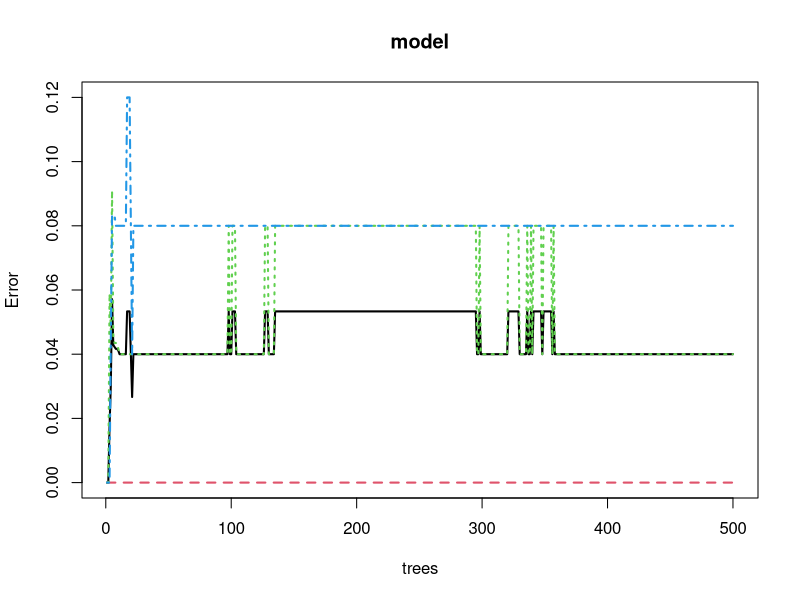
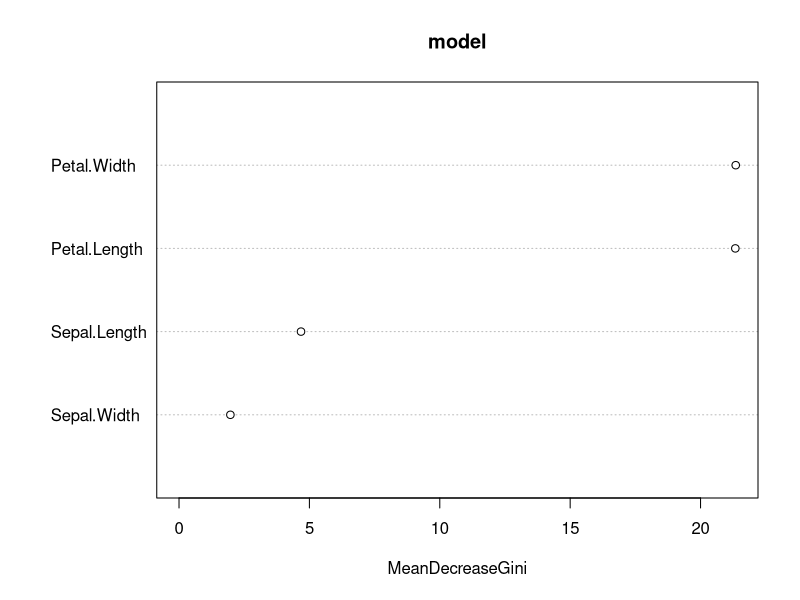

These figures' R source, in order:
library(randomForest)
library(MASS)
library(caret)
library(ggplot2)
View(iris)
iris_setosa=iris[iris$Species=="setosa",]
iris_versicolor=iris[iris$Species=="versicolor",]
iris_virginica <- iris[iris$Species=="virginica",]
iris_train=rbind(iris_setosa[1:25,],iris_versicolor[1:25,],iris_virginica[1:25,])
iris_test <- rbind(iris_setosa[26:50,],iris_versicolor[26:50,],iris_virginica[26:50,])
model=randomForest(Species~.,data=iris_train,ntree=500)
print(importance(model))
pred=predict(model,iris_test[-5])
a=table(pred,iris_test$Species)
a
#OR
confusionMatrix(iris_train$Species, pred)


sum(diag(a)/sum(a)) #0.946
#OR   
mean(pred==iris_test$Species) # Accuracy = 94.6 

plot(model,lwd=2)
varImpPlot(model)
